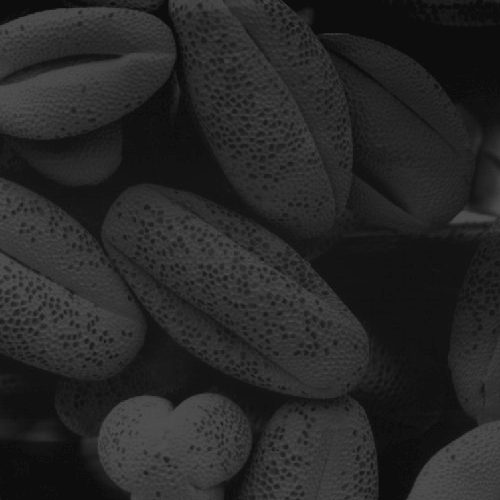
#> input picture Images/coffee.tif, 500 x 500 px
$ python main.py
#> lines starting #> are read from the running program, lines starting #| are printed output that depends on the picture; after the words box and inside, x2 and y2 are one past the last pixel; in counts of white or black regions, pixels touching at a corner belong together
import cv2
import numpy as np
from matplotlib import pyplot as plt

image = cv2.imread('../Images/coffee.tif', cv2.IMREAD_GRAYSCALE)
#> image is the input picture: shape (500, 500); min 13, max 83, mean 38.7
minmax_func = cv2.normalize(image, None, 0, 255, cv2.NORM_MINMAX)
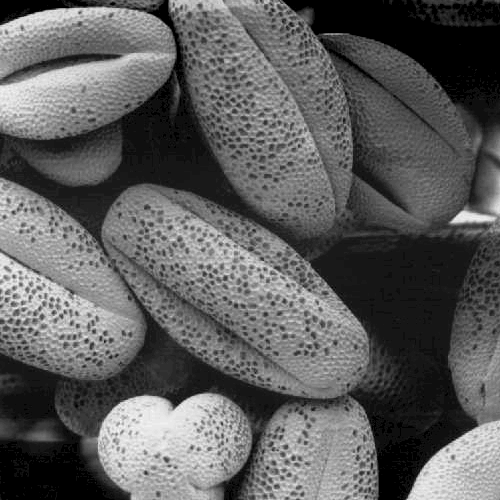
#> minmax_func: shape (500, 500); min 0, max 255, mean 93.8

minmax_img = np.zeros((image.shape[0],image.shape[1]),dtype = 'uint8')
binary_img = np.zeros((image.shape[0],image.shape[1]),dtype = 'uint8')


for i in range(image.shape[0]):
    for j in range(image.shape[1]):
        minmax_img[i,j] = 255*((image[i,j]-np.min(image))/(np.max(image)-np.min(image)))
        if minmax_img[i,j] > 150:
            binary_img[i,j] = 255
        else:
            binary_img[i,j] = 0
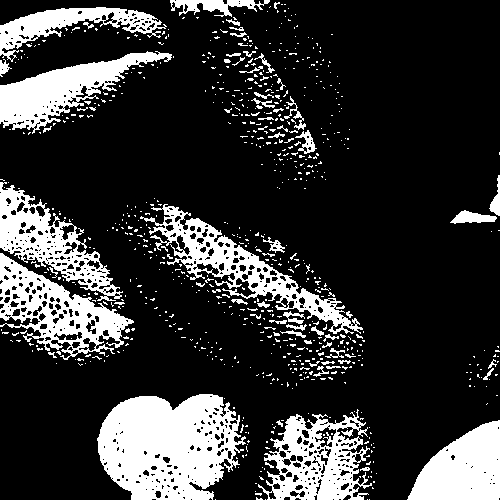
#> binary_img: shape (500, 500); 21% white; 770 white regions (705 under 20 px), largest, box (x1, y1, x2, y2) and area: (97, 394, 246, 500) 11447, (140, 204, 363, 334) 5441, (0, 253, 134, 360) 5359


sub = minmax_img - minmax_func
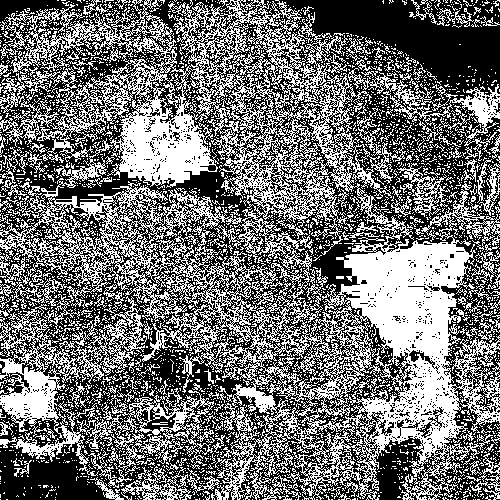
#> sub: shape (500, 500); 44.6% white in thin lines or dots
result = cv2.hconcat([image, minmax_img, binary_img, minmax_func, sub])
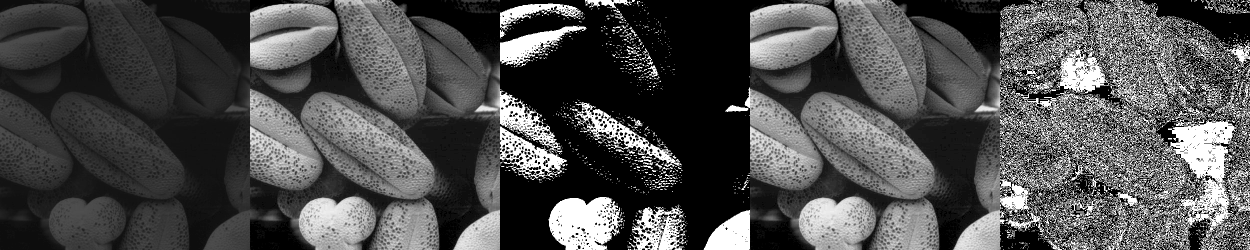
#> result: shape (500, 2500) (shown at 1/2 size); min 0, max 255, mean 78.6
cv2.imwrite("result.png", result)

# Histogram харьцуулалт
hist1 = cv2.calcHist([image], [0], None, [256], [0, 256])
#> hist1 = 256 values, max 17718 at index 13, min 0 at index 0, mean 976.6
hist2 = cv2.calcHist([minmax_img], [0], None, [256], [0, 256])
#> hist2 = 256 values, max 17718 at index 0, min 0 at index 1, mean 976.6
plt.figure(figsize=(10, 6))
plt.plot(hist1, color='blue', label='Анхны зураг')
plt.plot(hist2, color='red', label='MinMax stretch хийсэн зураг')
plt.title('Histogram харьцуулалт')
plt.xlabel('Intensity')
plt.ylabel('Frequency')
plt.legend()
plt.grid()
plt.show()
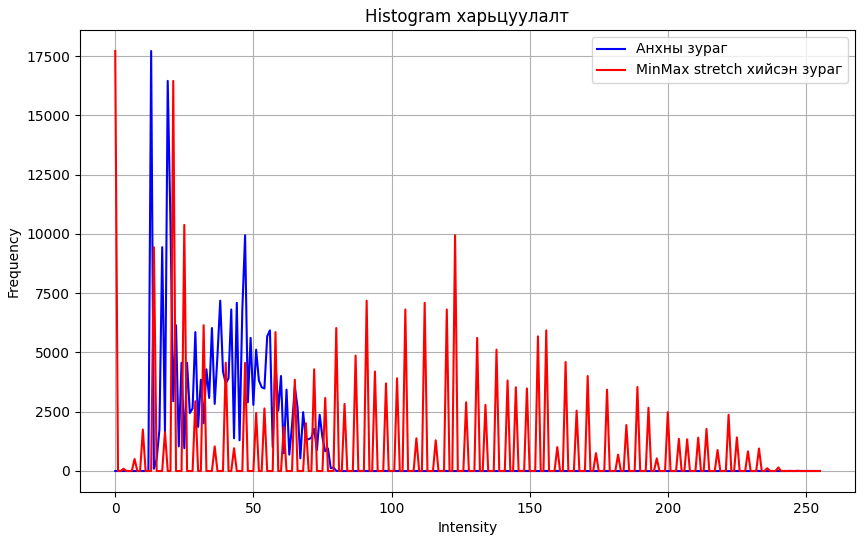
#> figure drawn by matplotlib, 1 panel; curve peaks at x = 13, y = 17718; curve peaks at x = 0, y = 17718
